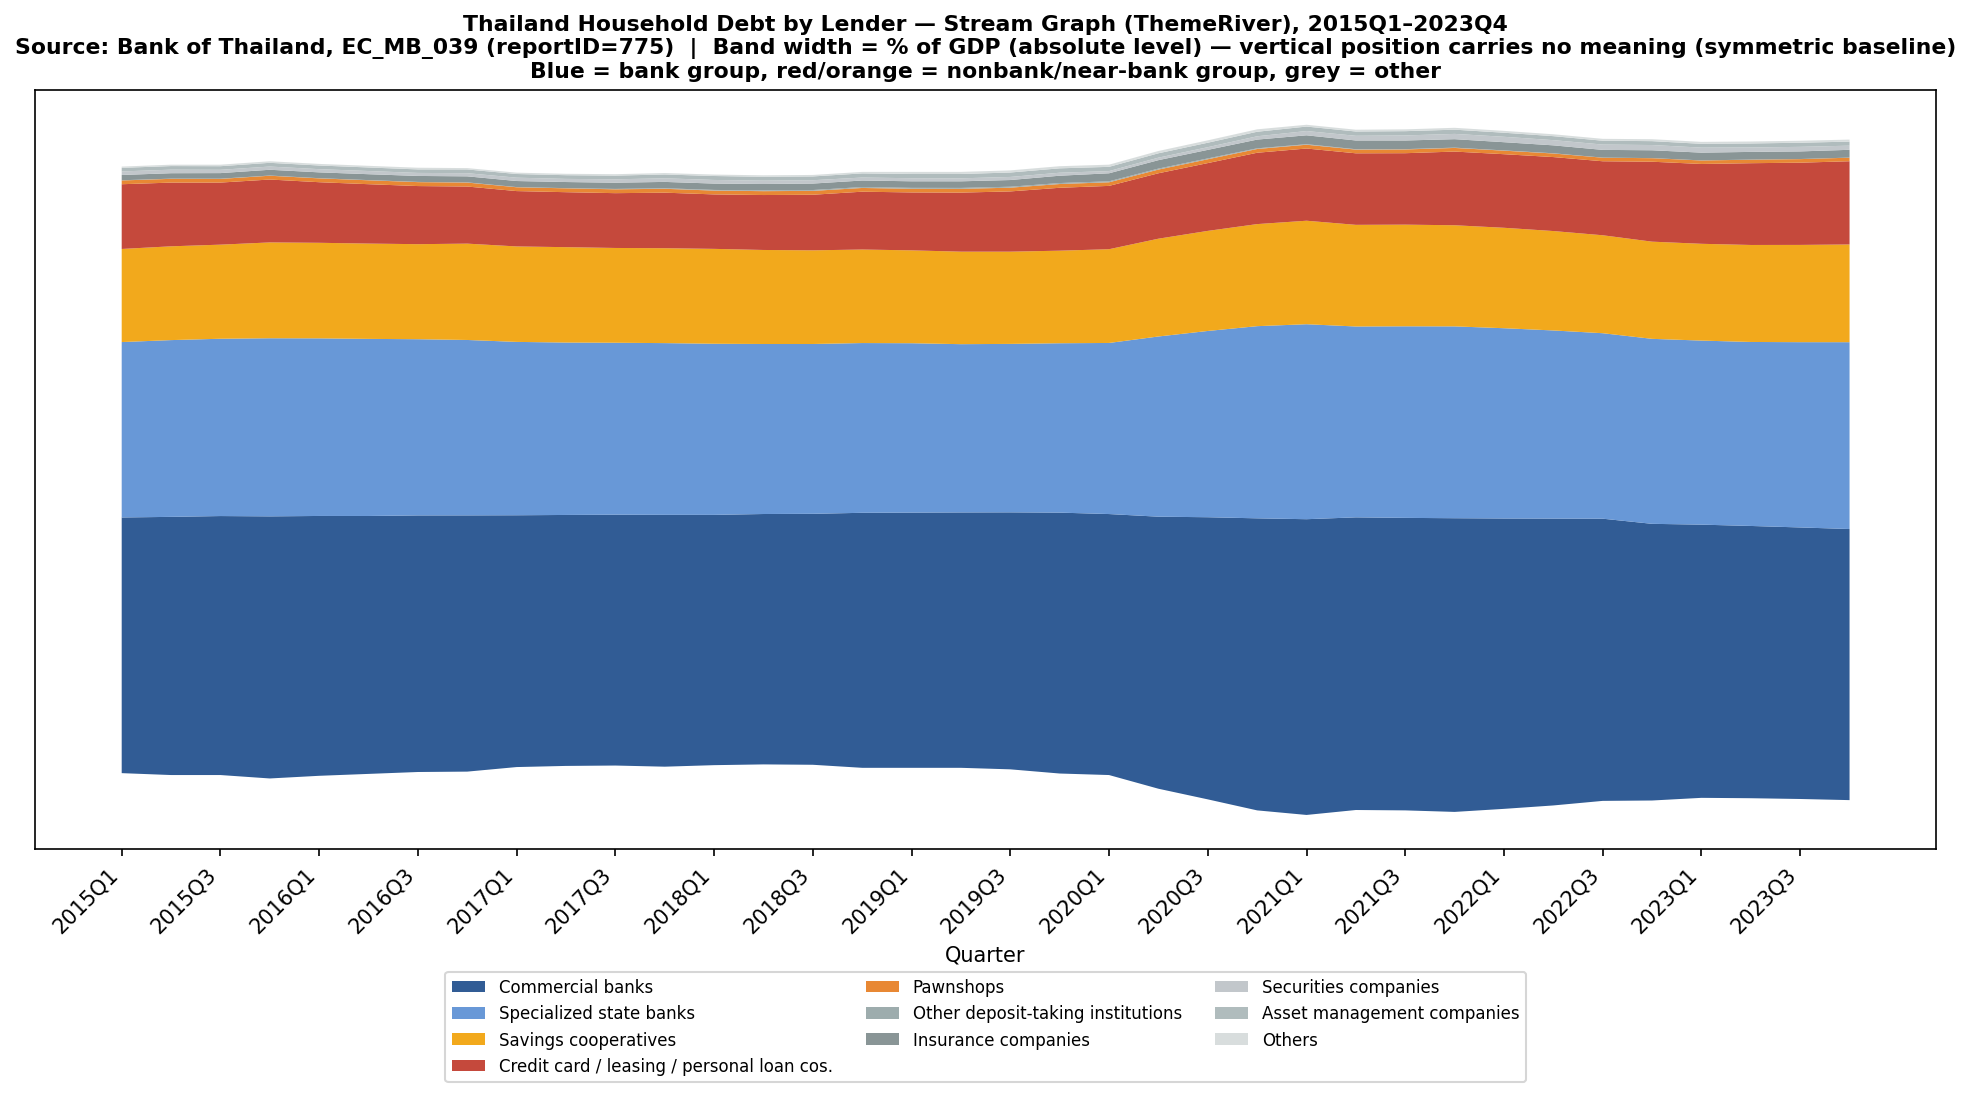

Generate this figure with Python:
"""
กราฟชุดที่ 3 (แยกจาก stacked-composition chart เดิม) จากข้อมูลชุดเดียวกัน —
BOT household debt by lender (EC_MB_039 / reportID=775), 2015Q1-2023Q4:

  1) Stream graph (ThemeRiver) — absolute % of GDP ต่อ lender type ตามเวลา
  2) Diverging bar chart — QoQ percentage-point change ของแต่ละ "group"
     (bank / nonbank-near-bank / other), แท่งบวก-ลบรอบแกน 0

หมายเหตุ: ผู้ใช้พิมพ์ว่า "ข้อมูล BOI" — ในบริบทนี้ไม่เคยมี pipeline ดึงข้อมูล BOI
(Board of Investment) เลย ส่วนก่อนหน้าทั้งหมดคือ BOT (Bank of Thailand)
household-debt-by-lender ตีความว่าเป็น typo ของ "BOT" และใช้ข้อมูลชุดเดิมที่ดึง
+ verify ไปแล้วใน thailand_household_debt_by_lender.py (ผลลัพธ์ persist เป็น
CSV ในโฟลเดอร์เดียวกัน — ใช้ต่อได้เลยไม่ต้อง re-fetch)

ทั้ง 2 กราฟนี้เป็นคนละ figure จากกัน และคนละ figure จาก 100%-stacked composition
chart เดิม (thailand_household_debt_lender_breakdown.png) — ไม่รวมกัน เพราะคนละ
มิติ (absolute level ผ่านเวลา vs การเปลี่ยนแปลงต่อ period)
"""

import sys
import pandas as pd
import matplotlib.pyplot as plt
from matplotlib.ticker import MultipleLocator

CSV_PATH = "thailand_household_debt_by_lender_pct_gdp.csv"

# same group / color convention as thailand_household_debt_by_lender.py —
# kept in sync manually since this script intentionally doesn't re-derive
# from ROW_MAP (self-contained, reads only the already-verified CSV output)
GROUP_OF = {
    "Commercial banks": "bank",
    "Specialized state banks": "bank",
    "Savings cooperatives": "nonbank",
    "Credit card / leasing / personal loan cos.": "nonbank",
    "Pawnshops": "nonbank",
    "Other deposit-taking institutions": "other",
    "Insurance companies": "other",
    "Securities companies": "other",
    "Asset management companies": "other",
    "Others": "other",
}

BANK_COLORS = {"Commercial banks": "#1f4e8c", "Specialized state banks": "#5b8fd4"}
NONBANK_COLORS = {
    "Credit card / leasing / personal loan cos.": "#c0392b",
    "Pawnshops": "#e67e22",
    "Savings cooperatives": "#f1a208",
}
OTHER_COLORS = {
    "Other deposit-taking institutions": "#95a5a6",
    "Insurance companies": "#7f8c8d",
    "Securities companies": "#bdc3c7",
    "Asset management companies": "#aab7b8",
    "Others": "#d5dbdb",
}
COLOR_OF = {**BANK_COLORS, **NONBANK_COLORS, **OTHER_COLORS}

GROUP_LABEL = {
    "bank": "Bank group (commercial + specialized state banks)",
    "nonbank": "Nonbank/near-bank group (savings coop + credit card/leasing/personal loan + pawnshops)",
    "other": "Other (insurance, securities, asset mgmt, other deposit-taking, misc.)",
}
GROUP_COLOR = {"bank": "#1f4e8c", "nonbank": "#c0392b", "other": "#7f8c8d"}


def load_data() -> pd.DataFrame:
    try:
        df = pd.read_csv(CSV_PATH)
    except FileNotFoundError:
        raise RuntimeError(
            f"ไม่พบ '{CSV_PATH}' — ต้องรัน thailand_household_debt_by_lender.py "
            f"ก่อนเพื่อสร้างไฟล์นี้ (สคริปต์นี้ตั้งใจไม่ re-fetch จาก BOT ซ้ำ "
            f"เพื่อไม่ให้ผลลัพธ์เปลี่ยนถ้า BOT revise ตัวเลขย้อนหลังโดยไม่รู้ตัว)"
        )
    if df.empty:
        raise RuntimeError(f"'{CSV_PATH}' ว่างเปล่า")

    lender_cols = [c for c in df.columns if c not in ("year", "quarter")]
    missing_group = [c for c in lender_cols if c not in GROUP_OF]
    if missing_group:
        raise RuntimeError(
            f"พบ lender column ที่ไม่มีใน GROUP_OF mapping: {missing_group} — "
            f"CSV structure เปลี่ยนไปจากตอนเขียนสคริปต์นี้ ต้องอัปเดต mapping ก่อน"
        )

    df["period"] = df["year"].astype(str) + "Q" + df["quarter"].astype(str)
    df = df.sort_values(["year", "quarter"]).reset_index(drop=True)
    return df


def main():
    df = load_data()
    lender_cols = [c for c in GROUP_OF if c in df.columns]
    # stable order: bank, nonbank, other (same convention as prior chart)
    ordered_cols = (
        [c for c in lender_cols if GROUP_OF[c] == "bank"]
        + [c for c in lender_cols if GROUP_OF[c] == "nonbank"]
        + [c for c in lender_cols if GROUP_OF[c] == "other"]
    )

    print("=" * 76)
    print(f"โหลดข้อมูลจาก {CSV_PATH}: {len(df)} ไตรมาส "
          f"({df['period'].iloc[0]} - {df['period'].iloc[-1]}), "
          f"{len(ordered_cols)} lender types")
    print("=" * 76)

    plot_streamgraph(df, ordered_cols)
    plot_diverging_bar(df, ordered_cols)


# =====================================================================
# Chart 1: Stream graph (ThemeRiver) — matplotlib stackplot(baseline='sym')
# is literally documented as "sometimes called ThemeRiver"
# =====================================================================
def plot_streamgraph(df: pd.DataFrame, ordered_cols: list):
    fig, ax = plt.subplots(figsize=(13, 7.5))
    x = range(len(df))
    ys = [df[c].values for c in ordered_cols]
    colors = [COLOR_OF[c] for c in ordered_cols]

    ax.stackplot(x, ys, labels=ordered_cols, colors=colors, baseline="sym", alpha=0.92)

    n = len(df)
    step = max(1, n // 18)
    ax.set_xticks(list(x)[::step])
    ax.set_xticklabels(df["period"].iloc[::step], rotation=45, ha="right")

    ax.set_yticks([])  # ThemeRiver: absolute Y position is not meaningful, only band width is
    ax.set_xlabel("Quarter")
    ax.set_title(
        "Thailand Household Debt by Lender — Stream Graph (ThemeRiver), 2015Q1–2023Q4\n"
        "Source: Bank of Thailand, EC_MB_039 (reportID=775)  |  Band width = % of GDP "
        "(absolute level) — vertical position carries no meaning (symmetric baseline)\n"
        "Blue = bank group, red/orange = nonbank/near-bank group, grey = other",
        fontsize=10.5, fontweight="bold",
    )
    ax.legend(loc="upper center", bbox_to_anchor=(0.5, -0.15), ncol=3, fontsize=8, frameon=True)
    fig.tight_layout()

    out_path = "thailand_household_debt_streamgraph.png"
    fig.savefig(out_path, dpi=150, bbox_inches="tight")
    print(f"Stream graph saved to: {out_path}")


# =====================================================================
# Chart 2: Diverging bar chart — QoQ pp change by group, stacked with
# positives above zero and negatives below zero (not simple sequential
# stacking, which would misrepresent sign)
# =====================================================================
def plot_diverging_bar(df: pd.DataFrame, ordered_cols: list):
    group_totals = pd.DataFrame({
        "bank": df[[c for c in ordered_cols if GROUP_OF[c] == "bank"]].sum(axis=1),
        "nonbank": df[[c for c in ordered_cols if GROUP_OF[c] == "nonbank"]].sum(axis=1),
        "other": df[[c for c in ordered_cols if GROUP_OF[c] == "other"]].sum(axis=1),
    })
    qoq_change = group_totals.diff().iloc[1:].reset_index(drop=True)
    periods = df["period"].iloc[1:].reset_index(drop=True)
    total_change = qoq_change.sum(axis=1)

    print()
    print("=" * 76)
    print("QoQ percentage-point change by group (household debt, % of GDP)")
    print("=" * 76)
    print_df = qoq_change.copy()
    print_df.insert(0, "period", periods)
    print_df["total"] = total_change
    with pd.option_context("display.max_rows", None, "display.width", 120):
        print(print_df.round(2).to_string(index=False))

    fig, ax = plt.subplots(figsize=(13, 7.5))
    x = range(len(periods))

    pos_bottom = pd.Series(0.0, index=qoq_change.index)
    neg_bottom = pd.Series(0.0, index=qoq_change.index)
    for grp in ["bank", "nonbank", "other"]:
        vals = qoq_change[grp]
        pos_vals = vals.clip(lower=0)
        neg_vals = vals.clip(upper=0)
        ax.bar(x, pos_vals, bottom=pos_bottom, color=GROUP_COLOR[grp], width=0.75,
               label=GROUP_LABEL[grp], zorder=3)
        ax.bar(x, neg_vals, bottom=neg_bottom, color=GROUP_COLOR[grp], width=0.75, zorder=3)
        pos_bottom += pos_vals
        neg_bottom += neg_vals

    ax.axhline(0, color="#333333", linewidth=1.0, zorder=2)
    ax.plot(x, total_change.values, color="black", linewidth=1.5, linestyle="--",
            marker="o", markersize=3, zorder=4, label="Total QoQ change (all groups)")

    n = len(periods)
    step = max(1, n // 18)
    ax.set_xticks(list(x)[::step])
    ax.set_xticklabels(periods.iloc[::step], rotation=45, ha="right")

    ax.set_ylabel("QoQ Δ (percentage points of GDP)")
    ax.set_xlabel("Quarter")
    ax.yaxis.set_major_locator(MultipleLocator(1))
    ax.set_title(
        "Thailand Household Debt — QoQ Change by Lender Group, 2015Q2–2023Q4\n"
        "Source: Bank of Thailand, EC_MB_039 (reportID=775)  |  Diverging stacked bar: "
        "positive contributions stack above zero, negative below\n"
        "Dashed line = total QoQ change (sum of all 3 groups)",
        fontsize=10.5, fontweight="bold",
    )
    ax.grid(True, axis="y", alpha=0.3)
    ax.legend(loc="upper center", bbox_to_anchor=(0.5, -0.15), ncol=2, fontsize=8, frameon=True)
    fig.tight_layout()

    out_path = "thailand_household_debt_diverging_bar.png"
    fig.savefig(out_path, dpi=150, bbox_inches="tight")
    print()
    print(f"Diverging bar chart saved to: {out_path}")


if __name__ == "__main__":
    main()
